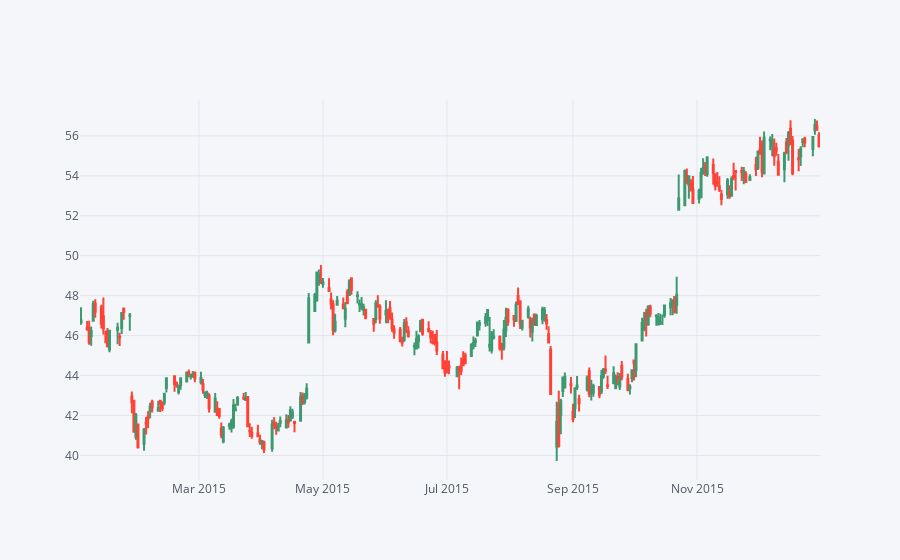

Source (notebook cell):
### Markdown cell above
-----------------------------------------------------------------------------
Interactive Candle Stick of MICROSOFT stocks for the year 2015

### Code cell
MSFT[['Open', 'High', 'Low', 'Close']].loc['2015-01-01':'2016-01-01'].iplot(kind='candle')

### Figure 1 — Plotly figure (JSON) as saved in the notebook; plotly's stock layout.template omitted (floating-point values rounded to 4 significant figures; data arrays with more than 128 entries replaced by an {"elided": "..."} marker saying what was removed)
{"data": [{"close": {"elided": "252 float values"}, "high": {"elided": "252 float values"}, "low": {"elided": "252 float values"}, "open": {"elided": "252 float values"}, "showlegend": false, "type": "candlestick", "x": {"elided": "252 str values"}, "yaxis": "y2"}], "layout": {"legend": {"bgcolor": "#F5F6F9", "font": {"color": "#4D5663"}}, "paper_bgcolor": "#F5F6F9", "plot_bgcolor": "#F5F6F9", "title": {"font": {"color": "#4D5663"}}, "xaxis": {"gridcolor": "#E1E5ED", "rangeslider": {"visible": false}, "showgrid": true, "tickfont": {"color": "#4D5663"}, "title": {"font": {"color": "#4D5663"}, "text": ""}, "zerolinecolor": "#E1E5ED"}, "yaxis": {"gridcolor": "#E1E5ED", "showgrid": true, "showticklabels": false, "tickfont": {"color": "#4D5663"}, "title": {"font": {"color": "#4D5663"}, "text": ""}, "zerolinecolor": "#E1E5ED"}, "yaxis2": {"gridcolor": "#E1E5ED", "showgrid": true, "tickfont": {"color": "#4D5663"}, "title": {"font": {"color": "#4D5663"}, "text": ""}, "zerolinecolor": "#E1E5ED"}}}
